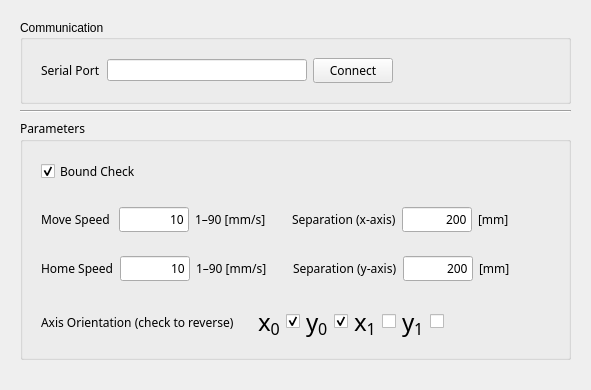
      <widget class="QWidget" name="setupTab">
       <attribute name="title">
        <string>Device Setup</string>
       </attribute>
       <layout class="QVBoxLayout" name="verticalLayout_2">
        <item>
         <widget class="QWidget" name="widget_9" native="true">
          <property name="sizePolicy">
           <sizepolicy hsizetype="Preferred" vsizetype="Minimum">
            <horstretch>0</horstretch>
            <verstretch>0</verstretch>
           </sizepolicy>
          </property>
          <layout class="QVBoxLayout" name="verticalLayout_6">
           <item>
            <widget class="QGroupBox" name="commGroupBox">
             <property name="title">
              <string>Communication</string>
             </property>
             <layout class="QVBoxLayout" name="verticalLayout_4">
              <item>
               <widget class="QWidget" name="widget" native="true">
                <layout class="QHBoxLayout" name="horizontalLayout_2">
                 <item>
                  <widget class="QLabel" name="label">
                   <property name="font">
                    <font>
                     <family>Sans Serif</family>
                    </font>
                   </property>
                   <property name="text">
                    <string>Serial Port</string>
                   </property>
                  </widget>
                 </item>
                 <item>
                  <widget class="QLineEdit" name="portLineEdit">
                   <property name="sizePolicy">
                    <sizepolicy hsizetype="Expanding" vsizetype="Fixed">
                     <horstretch>0</horstretch>
                     <verstretch>0</verstretch>
                    </sizepolicy>
                   </property>
                   <property name="minimumSize">
                    <size>
                     <width>200</width>
                     <height>0</height>
                    </size>
                   </property>
                   <property name="maximumSize">
                    <size>
                     <width>400</width>
                     <height>16777215</height>
                    </size>
                   </property>
                   <property name="focusPolicy">
                    <enum>Qt::ClickFocus</enum>
                   </property>
                  </widget>
                 </item>
                 <item>
                  <widget class="QPushButton" name="connectPushButton">
                   <property name="font">
                    <font>
                     <family>Sans Serif</family>
                    </font>
                   </property>
                   <property name="text">
                    <string>Connect</string>
                   </property>
                  </widget>
                 </item>
                 <item>
                  <spacer name="horizontalSpacer_2">
                   <property name="orientation">
                    <enum>Qt::Horizontal</enum>
                   </property>
                   <property name="sizeHint" stdset="0">
                    <size>
                     <width>40</width>
                     <height>20</height>
                    </size>
                   </property>
                  </spacer>
                 </item>
                </layout>
               </widget>
              </item>
             </layout>
            </widget>
           </item>
           <item>
            <widget class="Line" name="line">
             <property name="orientation">
              <enum>Qt::Horizontal</enum>
             </property>
            </widget>
           </item>
           <item>
            <widget class="QGroupBox" name="paramGroupBox">
             <property name="sizePolicy">
              <sizepolicy hsizetype="Preferred" vsizetype="Minimum">
               <horstretch>0</horstretch>
               <verstretch>0</verstretch>
              </sizepolicy>
             </property>
             <property name="font">
              <font>
               <family>Sans Serif</family>
              </font>
             </property>
             <property name="title">
              <string>Parameters</string>
             </property>
             <layout class="QVBoxLayout" name="verticalLayout_3">
              <item>
               <widget class="QWidget" name="widget_2" native="true">
                <layout class="QHBoxLayout" name="horizontalLayout_10">
                 <item>
                  <widget class="QCheckBox" name="boundsCheckBox">
                   <property name="sizePolicy">
                    <sizepolicy hsizetype="Preferred" vsizetype="Fixed">
                     <horstretch>0</horstretch>
                     <verstretch>0</verstretch>
                    </sizepolicy>
                   </property>
                   <property name="text">
                    <string>Bound Check</string>
                   </property>
                   <property name="checked">
                    <bool>true</bool>
                   </property>
                  </widget>
                 </item>
                 <item>
                  <spacer name="horizontalSpacer_6">
                   <property name="orientation">
                    <enum>Qt::Horizontal</enum>
                   </property>
                   <property name="sizeHint" stdset="0">
                    <size>
                     <width>40</width>
                     <height>20</height>
                    </size>
                   </property>
                  </spacer>
                 </item>
                </layout>
               </widget>
              </item>
              <item>
               <widget class="QWidget" name="widget_3" native="true">
                <property name="sizePolicy">
                 <sizepolicy hsizetype="Preferred" vsizetype="Fixed">
                  <horstretch>0</horstretch>
                  <verstretch>0</verstretch>
                 </sizepolicy>
                </property>
                <layout class="QHBoxLayout" name="horizontalLayout_15">
                 <item>
                  <widget class="QLabel" name="label_2">
                   <property name="sizePolicy">
                    <sizepolicy hsizetype="Preferred" vsizetype="Preferred">
                     <horstretch>0</horstretch>
                     <verstretch>0</verstretch>
                    </sizepolicy>
                   </property>
                   <property name="font">
                    <font>
                     <family>Sans Serif</family>
                    </font>
                   </property>
                   <property name="text">
                    <string>Move Speed </string>
                   </property>
                  </widget>
                 </item>
                 <item>
                  <widget class="QLineEdit" name="moveSpeedLineEdit">
                   <property name="sizePolicy">
                    <sizepolicy hsizetype="Fixed" vsizetype="Fixed">
                     <horstretch>0</horstretch>
                     <verstretch>0</verstretch>
                    </sizepolicy>
                   </property>
                   <property name="minimumSize">
                    <size>
                     <width>70</width>
                     <height>0</height>
                    </size>
                   </property>
                   <property name="maximumSize">
                    <size>
                     <width>70</width>
                     <height>16777215</height>
                    </size>
                   </property>
                   <property name="font">
                    <font>
                     <family>Sans Serif</family>
                    </font>
                   </property>
                   <property name="text">
                    <string>10</string>
                   </property>
                   <property name="alignment">
                    <set>Qt::AlignRight|Qt::AlignTrailing|Qt::AlignVCenter</set>
                   </property>
                  </widget>
                 </item>
                 <item>
                  <widget class="QLabel" name="label_5">
                   <property name="sizePolicy">
                    <sizepolicy hsizetype="Fixed" vsizetype="Preferred">
                     <horstretch>0</horstretch>
                     <verstretch>0</verstretch>
                    </sizepolicy>
                   </property>
                   <property name="font">
                    <font>
                     <family>Sans Serif</family>
                    </font>
                   </property>
                   <property name="text">
                    <string>1&amp;ndash;90 [mm/s]</string>
                   </property>
                   <property name="textFormat">
                    <enum>Qt::RichText</enum>
                   </property>
                  </widget>
                 </item>
                 <item>
                  <spacer name="horizontalSpacer_15">
                   <property name="orientation">
                    <enum>Qt::Horizontal</enum>
                   </property>
                   <property name="sizeType">
                    <enum>QSizePolicy::Fixed</enum>
                   </property>
                   <property name="sizeHint" stdset="0">
                    <size>
                     <width>20</width>
                     <height>20</height>
                    </size>
                   </property>
                  </spacer>
                 </item>
                 <item>
                  <widget class="QLabel" name="label_3">
                   <property name="font">
                    <font>
                     <family>Sans Serif</family>
                    </font>
                   </property>
                   <property name="text">
                    <string>Separation (x-axis)</string>
                   </property>
                  </widget>
                 </item>
                 <item>
                  <widget class="QLineEdit" name="xSepLineEdit">
                   <property name="sizePolicy">
                    <sizepolicy hsizetype="Fixed" vsizetype="Fixed">
                     <horstretch>0</horstretch>
                     <verstretch>0</verstretch>
                    </sizepolicy>
                   </property>
                   <property name="minimumSize">
                    <size>
                     <width>70</width>
                     <height>0</height>
                    </size>
                   </property>
                   <property name="maximumSize">
                    <size>
                     <width>70</width>
                     <height>16777215</height>
                    </size>
                   </property>
                   <property name="font">
                    <font>
                     <family>Sans Serif</family>
                    </font>
                   </property>
                   <property name="text">
                    <string>200</string>
                   </property>
                   <property name="alignment">
                    <set>Qt::AlignRight|Qt::AlignTrailing|Qt::AlignVCenter</set>
                   </property>
                  </widget>
                 </item>
                 <item>
                  <widget class="QLabel" name="label_7">
                   <property name="font">
                    <font>
                     <family>Sans Serif</family>
                    </font>
                   </property>
                   <property name="text">
                    <string>[mm]</string>
                   </property>
                   <property name="textFormat">
                    <enum>Qt::RichText</enum>
                   </property>
                  </widget>
                 </item>
                 <item>
                  <spacer name="horizontalSpacer_3">
                   <property name="orientation">
                    <enum>Qt::Horizontal</enum>
                   </property>
                   <property name="sizeHint" stdset="0">
                    <size>
                     <width>40</width>
                     <height>20</height>
                    </size>
                   </property>
                  </spacer>
                 </item>
                </layout>
               </widget>
              </item>
              <item>
               <widget class="QWidget" name="widget_4" native="true">
                <property name="sizePolicy">
                 <sizepolicy hsizetype="Preferred" vsizetype="Fixed">
                  <horstretch>0</horstretch>
                  <verstretch>0</verstretch>
                 </sizepolicy>
                </property>
                <layout class="QHBoxLayout" name="horizontalLayout_16">
                 <item>
                  <widget class="QLabel" name="label_6">
                   <property name="sizePolicy">
                    <sizepolicy hsizetype="Preferred" vsizetype="Preferred">
                     <horstretch>0</horstretch>
                     <verstretch>0</verstretch>
                    </sizepolicy>
                   </property>
                   <property name="font">
                    <font>
                     <family>Sans Serif</family>
                    </font>
                   </property>
                   <property name="text">
                    <string>Home Speed</string>
                   </property>
                  </widget>
                 </item>
                 <item>
                  <widget class="QLineEdit" name="homeSpeedLineEdit">
                   <property name="sizePolicy">
                    <sizepolicy hsizetype="Fixed" vsizetype="Fixed">
                     <horstretch>0</horstretch>
                     <verstretch>0</verstretch>
                    </sizepolicy>
                   </property>
                   <property name="minimumSize">
                    <size>
                     <width>70</width>
                     <height>0</height>
                    </size>
                   </property>
                   <property name="maximumSize">
                    <size>
                     <width>70</width>
                     <height>16777215</height>
                    </size>
                   </property>
                   <property name="font">
                    <font>
                     <family>Sans Serif</family>
                    </font>
                   </property>
                   <property name="text">
                    <string>10</string>
                   </property>
                   <property name="alignment">
                    <set>Qt::AlignRight|Qt::AlignTrailing|Qt::AlignVCenter</set>
                   </property>
                  </widget>
                 </item>
                 <item>
                  <widget class="QLabel" name="label_17">
                   <property name="font">
                    <font>
                     <family>Sans Serif</family>
                    </font>
                   </property>
                   <property name="text">
                    <string>1&amp;ndash;90 [mm/s]</string>
                   </property>
                   <property name="textFormat">
                    <enum>Qt::RichText</enum>
                   </property>
                  </widget>
                 </item>
                 <item>
                  <spacer name="horizontalSpacer_14">
                   <property name="orientation">
                    <enum>Qt::Horizontal</enum>
                   </property>
                   <property name="sizeType">
                    <enum>QSizePolicy::Fixed</enum>
                   </property>
                   <property name="sizeHint" stdset="0">
                    <size>
                     <width>20</width>
                     <height>20</height>
                    </size>
                   </property>
                  </spacer>
                 </item>
                 <item>
                  <widget class="QLabel" name="label_4">
                   <property name="font">
                    <font>
                     <family>Sans Serif</family>
                    </font>
                   </property>
                   <property name="text">
                    <string>Separation (y-axis)</string>
                   </property>
                  </widget>
                 </item>
                 <item>
                  <widget class="QLineEdit" name="ySepLineEdit">
                   <property name="sizePolicy">
                    <sizepolicy hsizetype="Fixed" vsizetype="Fixed">
                     <horstretch>0</horstretch>
                     <verstretch>0</verstretch>
                    </sizepolicy>
                   </property>
                   <property name="minimumSize">
                    <size>
                     <width>70</width>
                     <height>0</height>
                    </size>
                   </property>
                   <property name="maximumSize">
                    <size>
                     <width>70</width>
                     <height>16777215</height>
                    </size>
                   </property>
                   <property name="font">
                    <font>
                     <family>Sans Serif</family>
                    </font>
                   </property>
                   <property name="text">
                    <string>200</string>
                   </property>
                   <property name="alignment">
                    <set>Qt::AlignRight|Qt::AlignTrailing|Qt::AlignVCenter</set>
                   </property>
                  </widget>
                 </item>
                 <item>
                  <widget class="QLabel" name="label_15">
                   <property name="font">
                    <font>
                     <family>Sans Serif</family>
                    </font>
                   </property>
                   <property name="text">
                    <string>[mm]</string>
                   </property>
                   <property name="textFormat">
                    <enum>Qt::RichText</enum>
                   </property>
                  </widget>
                 </item>
                 <item>
                  <spacer name="horizontalSpacer_4">
                   <property name="orientation">
                    <enum>Qt::Horizontal</enum>
                   </property>
                   <property name="sizeHint" stdset="0">
                    <size>
                     <width>40</width>
                     <height>20</height>
                    </size>
                   </property>
                  </spacer>
                 </item>
                </layout>
               </widget>
              </item>
              <item>
               <widget class="QWidget" name="stepsWidget_6" native="true">
                <property name="sizePolicy">
                 <sizepolicy hsizetype="Preferred" vsizetype="Fixed">
                  <horstretch>0</horstretch>
                  <verstretch>0</verstretch>
                 </sizepolicy>
                </property>
                <layout class="QHBoxLayout" name="horizontalLayout_3">
                 <item>
                  <widget class="QLabel" name="label_8">
                   <property name="text">
                    <string>Axis Orientation (check to reverse) </string>
                   </property>
                  </widget>
                 </item>
                 <item>
                  <spacer name="horizontalSpacer_8">
                   <property name="orientation">
                    <enum>Qt::Horizontal</enum>
                   </property>
                   <property name="sizeType">
                    <enum>QSizePolicy::Fixed</enum>
                   </property>
                   <property name="sizeHint" stdset="0">
                    <size>
                     <width>15</width>
                     <height>20</height>
                    </size>
                   </property>
                  </spacer>
                 </item>
                 <item>
                  <widget class="QLabel" name="label_34">
                   <property name="font">
                    <font>
                     <family>Sans Serif</family>
                     <pointsize>11</pointsize>
                    </font>
                   </property>
                   <property name="text">
                    <string>&lt;!DOCTYPE HTML PUBLIC &quot;-//W3C//DTD HTML 4.0//EN&quot; &quot;http://www.w3.org/TR/REC-html40/strict.dtd&quot;&gt;
&lt;html&gt;&lt;head&gt;&lt;meta name=&quot;qrichtext&quot; content=&quot;1&quot; /&gt;&lt;style type=&quot;text/css&quot;&gt;
p, li { white-space: pre-wrap; }
&lt;/style&gt;&lt;/head&gt;&lt;body style=&quot; font-family:'Sans Serif'; font-size:11pt; font-weight:400; font-style:normal;&quot;&gt;
&lt;p style=&quot; margin-top:0px; margin-bottom:0px; margin-left:0px; margin-right:0px; -qt-block-indent:0; text-indent:0px;&quot;&gt;&lt;span style=&quot; font-family:'Impact'; font-size:18pt;&quot;&gt;x&lt;/span&gt;&lt;span style=&quot; font-family:'Impact'; font-size:18pt; vertical-align:sub;&quot;&gt;0&lt;/span&gt;&lt;/p&gt;&lt;/body&gt;&lt;/html&gt;</string>
                   </property>
                   <property name="textFormat">
                    <enum>Qt::RichText</enum>
                   </property>
                  </widget>
                 </item>
                 <item>
                  <widget class="QCheckBox" name="orientCheckBox_0">
                   <property name="font">
                    <font>
                     <family>Sans Serif</family>
                    </font>
                   </property>
                   <property name="contextMenuPolicy">
                    <enum>Qt::NoContextMenu</enum>
                   </property>
                   <property name="accessibleName">
                    <string>x0</string>
                   </property>
                   <property name="text">
                    <string/>
                   </property>
                   <property name="checked">
                    <bool>true</bool>
                   </property>
                  </widget>
                 </item>
                 <item>
                  <widget class="QLabel" name="label_20">
                   <property name="font">
                    <font>
                     <family>Sans Serif</family>
                     <pointsize>11</pointsize>
                    </font>
                   </property>
                   <property name="text">
                    <string>&lt;!DOCTYPE HTML PUBLIC &quot;-//W3C//DTD HTML 4.0//EN&quot; &quot;http://www.w3.org/TR/REC-html40/strict.dtd&quot;&gt;
&lt;html&gt;&lt;head&gt;&lt;meta name=&quot;qrichtext&quot; content=&quot;1&quot; /&gt;&lt;style type=&quot;text/css&quot;&gt;
p, li { white-space: pre-wrap; }
&lt;/style&gt;&lt;/head&gt;&lt;body style=&quot; font-family:'Impact'; font-size:18pt; font-weight:400; font-style:normal;&quot;&gt;
&lt;p style=&quot; margin-top:0px; margin-bottom:0px; margin-left:0px; margin-right:0px; -qt-block-indent:0; text-indent:0px;&quot;&gt;y&lt;span style=&quot; vertical-align:sub;&quot;&gt;0&lt;/span&gt;&lt;/p&gt;&lt;/body&gt;&lt;/html&gt;</string>
                   </property>
                   <property name="textFormat">
                    <enum>Qt::RichText</enum>
                   </property>
                  </widget>
                 </item>
                 <item>
                  <widget class="QCheckBox" name="orientCheckBox_1">
                   <property name="font">
                    <font>
                     <family>Sans Serif</family>
                    </font>
                   </property>
                   <property name="accessibleName">
                    <string>y0</string>
                   </property>
                   <property name="text">
                    <string/>
                   </property>
                   <property name="checked">
                    <bool>true</bool>
                   </property>
                  </widget>
                 </item>
                 <item>
                  <widget class="QLabel" name="label_13">
                   <property name="font">
                    <font>
                     <family>Sans Serif</family>
                     <pointsize>11</pointsize>
                    </font>
                   </property>
                   <property name="text">
                    <string>&lt;!DOCTYPE HTML PUBLIC &quot;-//W3C//DTD HTML 4.0//EN&quot; &quot;http://www.w3.org/TR/REC-html40/strict.dtd&quot;&gt;
&lt;html&gt;&lt;head&gt;&lt;meta name=&quot;qrichtext&quot; content=&quot;1&quot; /&gt;&lt;style type=&quot;text/css&quot;&gt;
p, li { white-space: pre-wrap; }
&lt;/style&gt;&lt;/head&gt;&lt;body style=&quot; font-family:'Impact'; font-size:18pt; font-weight:400; font-style:normal;&quot;&gt;
&lt;p style=&quot; margin-top:0px; margin-bottom:0px; margin-left:0px; margin-right:0px; -qt-block-indent:0; text-indent:0px;&quot;&gt;x&lt;span style=&quot; vertical-align:sub;&quot;&gt;1&lt;/span&gt;&lt;/p&gt;&lt;/body&gt;&lt;/html&gt;</string>
                   </property>
                   <property name="textFormat">
                    <enum>Qt::RichText</enum>
                   </property>
                  </widget>
                 </item>
                 <item>
                  <widget class="QCheckBox" name="orientCheckBox_2">
                   <property name="font">
                    <font>
                     <family>Sans Serif</family>
                    </font>
                   </property>
                   <property name="accessibleName">
                    <string>x1</string>
                   </property>
                   <property name="text">
                    <string/>
                   </property>
                  </widget>
                 </item>
                 <item>
                  <widget class="QLabel" name="label_21">
                   <property name="font">
                    <font>
                     <family>Sans Serif</family>
                     <pointsize>11</pointsize>
                    </font>
                   </property>
                   <property name="text">
                    <string>&lt;!DOCTYPE HTML PUBLIC &quot;-//W3C//DTD HTML 4.0//EN&quot; &quot;http://www.w3.org/TR/REC-html40/strict.dtd&quot;&gt;
&lt;html&gt;&lt;head&gt;&lt;meta name=&quot;qrichtext&quot; content=&quot;1&quot; /&gt;&lt;style type=&quot;text/css&quot;&gt;
p, li { white-space: pre-wrap; }
&lt;/style&gt;&lt;/head&gt;&lt;body style=&quot; font-family:'Impact'; font-size:18pt; font-weight:400; font-style:normal;&quot;&gt;
&lt;p style=&quot; margin-top:0px; margin-bottom:0px; margin-left:0px; margin-right:0px; -qt-block-indent:0; text-indent:0px;&quot;&gt;y&lt;span style=&quot; vertical-align:sub;&quot;&gt;1&lt;/span&gt;&lt;/p&gt;&lt;/body&gt;&lt;/html&gt;</string>
                   </property>
                   <property name="textFormat">
                    <enum>Qt::RichText</enum>
                   </property>
                  </widget>
                 </item>
                 <item>
                  <widget class="QCheckBox" name="orientCheckBox_3">
                   <property name="font">
                    <font>
                     <family>Sans Serif</family>
                    </font>
                   </property>
                   <property name="accessibleName">
                    <string>y1</string>
                   </property>
                   <property name="text">
                    <string/>
                   </property>
                  </widget>
                 </item>
                 <item>
                  <spacer name="horizontalSpacer_16">
                   <property name="orientation">
                    <enum>Qt::Horizontal</enum>
                   </property>
                   <property name="sizeHint" stdset="0">
                    <size>
                     <width>40</width>
                     <height>20</height>
                    </size>
                   </property>
                  </spacer>
                 </item>
                </layout>
               </widget>
              </item>
             </layout>
            </widget>
           </item>
           <item>
            <spacer name="verticalSpacer">
             <property name="orientation">
              <enum>Qt::Vertical</enum>
             </property>
             <property name="sizeHint" stdset="0">
              <size>
               <width>20</width>
               <height>10</height>
              </size>
             </property>
            </spacer>
           </item>
          </layout>
         </widget>
        </item>
       </layout>
      </widget>
